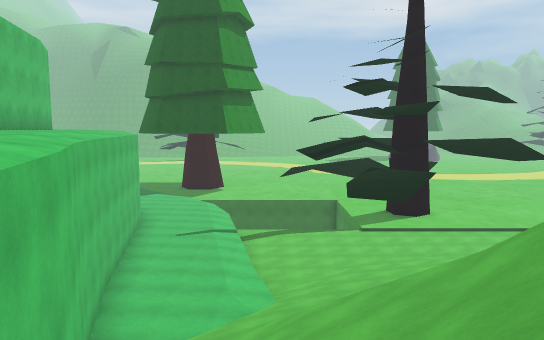
View 1 (above)

21 first-person views from a walk through a scene from a Unity 3-D project. The camera is 1.5 m above the floor, tilts 6° down and sees 70° across. The floor is counted in squares, 2 m on a side. Each view is taken from the middle of a square. On the plan, view 1 faces up. The plan holds only what a view shows up to about 12 squares ahead; the rest is blank. The place goes on beyond the plan. Some animated figures are not drawn.

View 2
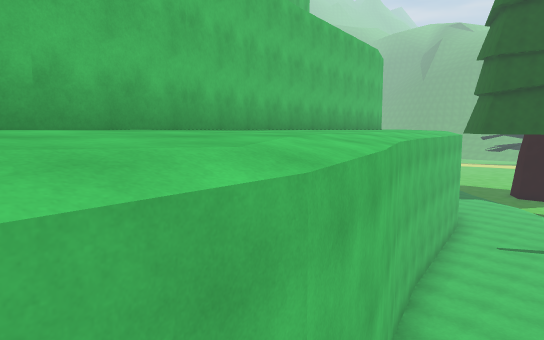

View 3
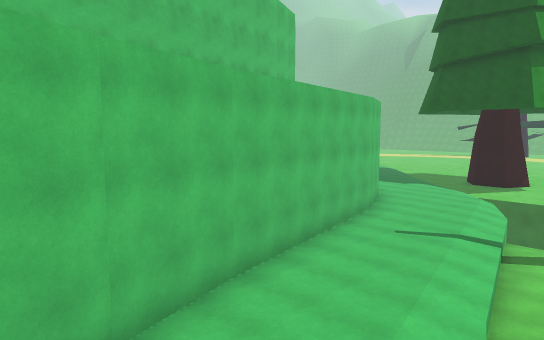

View 4
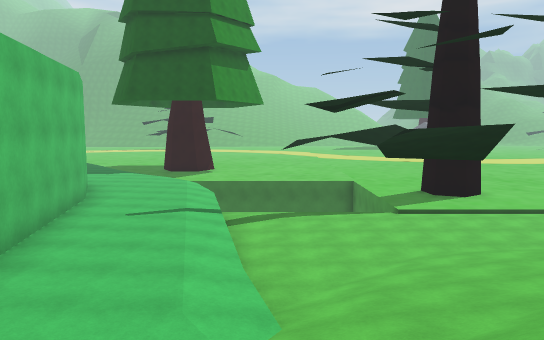

View 5
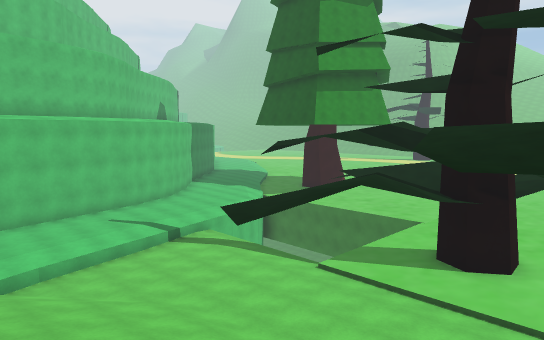

View 6
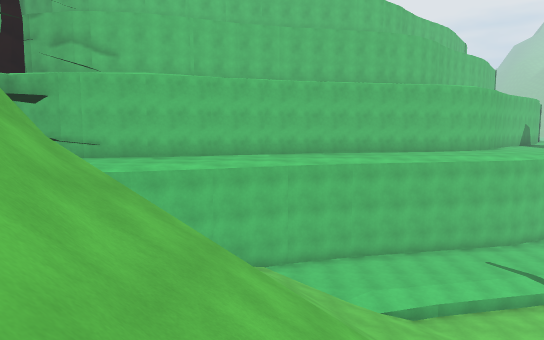

View 7
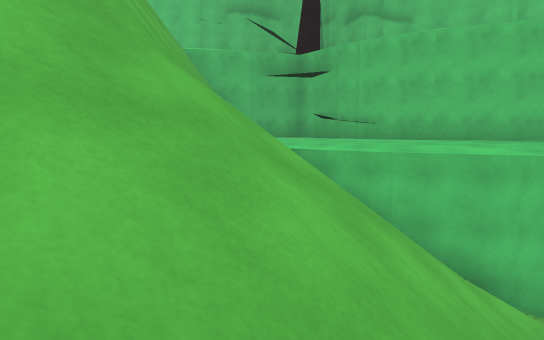

View 8
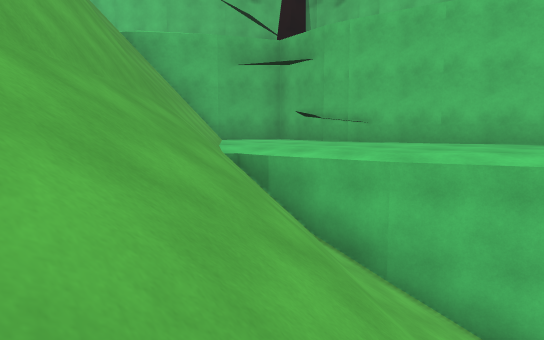

View 9
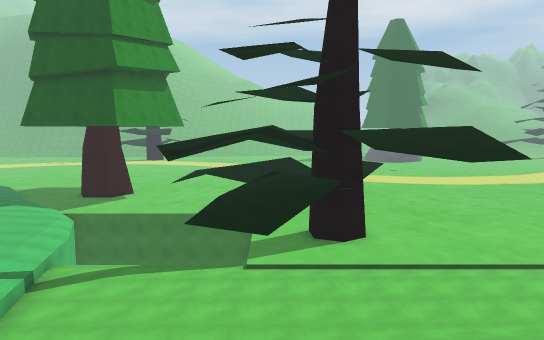

View 10
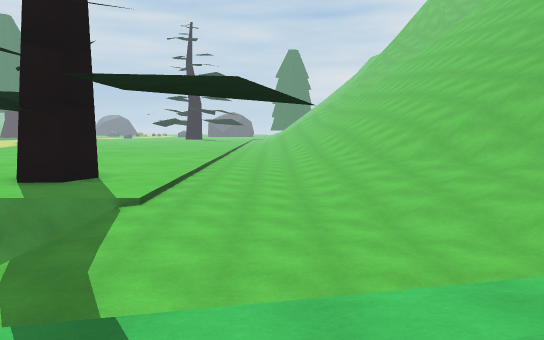

View 11
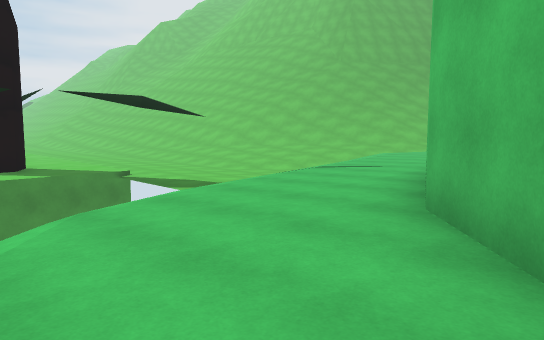

View 12
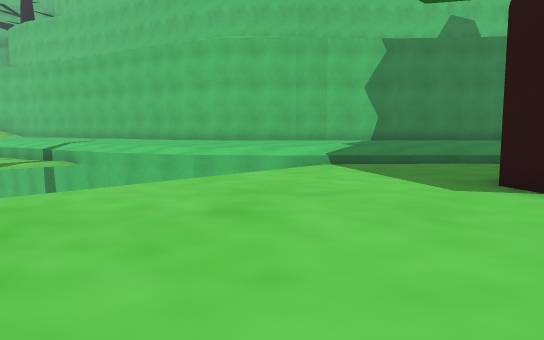

View 13
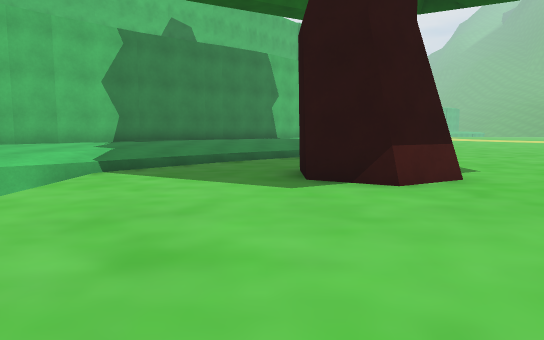

View 14
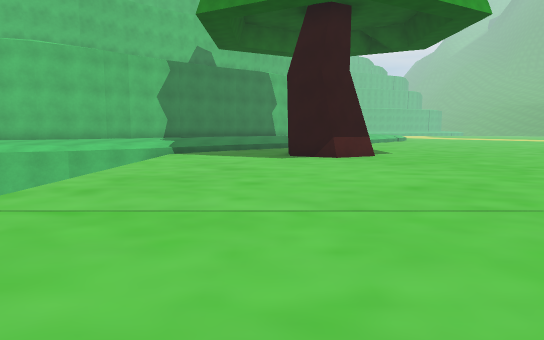

View 15
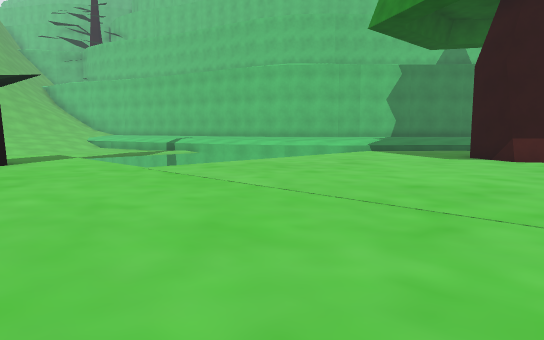

View 16
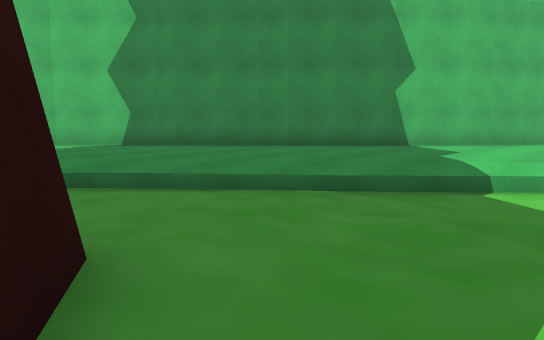

View 17
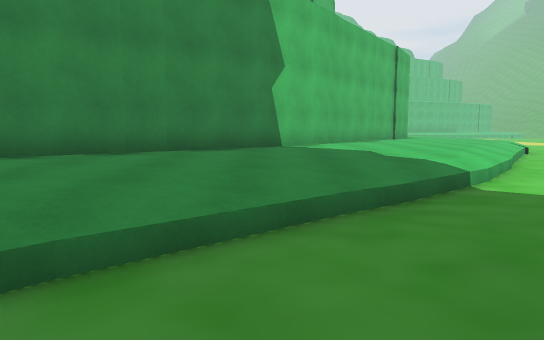

View 18
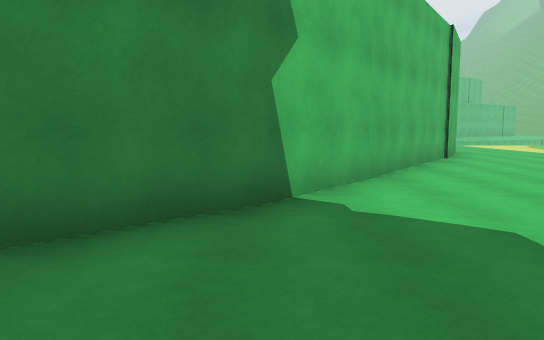

View 19
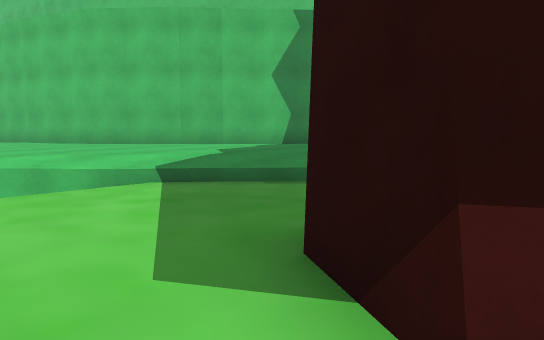

View 20
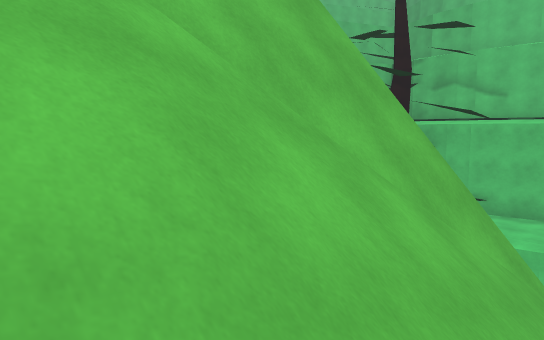

View 21
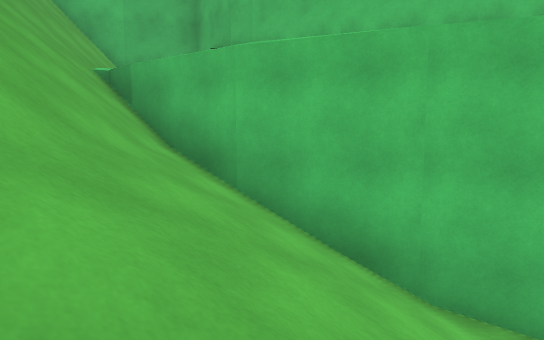

### Floor plan
Key: @ floor where view 1 was taken; # wall or solid block; . main floor; : floor 0.25 m higher than the main floor; - floor 0.5 m lower than the main floor; + floor 0.75 m higher than the main floor; _ floor 1 m lower than the main floor; * floor 7 m higher than the main floor; / step, stairs or slope; = window, fence, low wall or low ledge; ^ raised ledge.
Columns run from 19 left of view 1 to 9 right of it. Each row starts with its distance up from view 1.
 28 +++:://.  ..........
 27 /#++:://.............. ....
 26   /+++:://.................
 25    //++::/....##...........
 24     /#++::/...##...........
 23       /++::/...............
 22        /++::/.............
 21         #+:::/.............
 20          #+:://        .....
 19           #++::/       .....
 18           /#++::/      ....
 17         #   /++::      ..#...
 16         ##   #+::      ......
 15               /+:/    #......
 14            #  /+:/-----//////
 13            #  /+::=----------
 12             # /+::=----------
 11             #**++:/___///////
 10             #**#+:/--////////
  9             #**/+:/-/////////
  8             ##*/+:://////////
  7              #**/:://////////
  6              #**#+////  /////
  5              #**////// //////
  4              ##**#///////////
  3               #**////////////
  2               ##**//////#///
  1                #**#////####/
  0                #**=@//##
 -1                #**///^^
 -2                #**/#^^
 -3                #**###
 -4                ####

Positions as (right, up) in squares from view 1, and headings:
1: (0, 0), facing up
2: (0, 0), facing up-left
3: (1, 4), facing up-left
4: (0, 4), facing up
5: (9, 7), facing up-left
6: (9, 5), facing left
7: (6, 5), facing down-left
8: (4, 4), facing down-left
9: (4, 5), facing up
10: (-3, 12), facing right
11: (-7, 19), facing down-right
12: (2, 25), facing down-left
13: (2, 23), facing left
14: (7, 23), facing left
15: (7, 27), facing down-left
16: (-5, 27), facing down-left
17: (-5, 23), facing left
18: (-9, 23), facing left
19: (-2, 25), facing down-left
20: (9, 3), facing down-left
21: (2, 5), facing down-left
